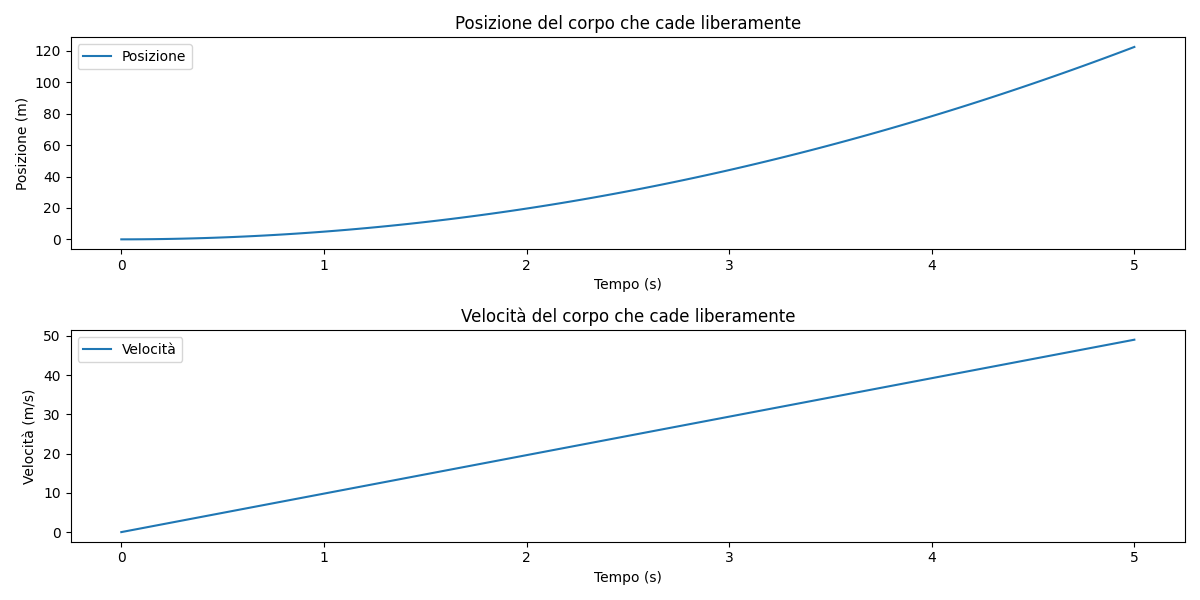

This figure's Python source:
import numpy as np
import matplotlib.pyplot as plt

# Definizione della formula della posizione
def posizione(t, g):
    return 0.5 * g * t**2

# Derivata della posizione rispetto al tempo per ottenere la velocità
def velocita(t, g):
    return g * t

# Parametri
accelerazione_gravitazionale = 9.8  # m/s^2
tempo = np.linspace(0, 5, 100)  # Tempi da 0 a 5 secondi

# Calcolo delle posizioni e velocità
posizioni = posizione(tempo, accelerazione_gravitazionale)
velocita_corrente = velocita(tempo, accelerazione_gravitazionale)

# Plot delle posizioni e della velocità
plt.figure(figsize=(12, 6))

# Plot della posizione
plt.subplot(2, 1, 1)
plt.plot(tempo, posizioni, label='Posizione')
plt.title('Posizione del corpo che cade liberamente')
plt.xlabel('Tempo (s)')
plt.ylabel('Posizione (m)')
plt.legend()

# Plot della velocità
plt.subplot(2, 1, 2)
plt.plot(tempo, velocita_corrente, label='Velocità')
plt.title('Velocità del corpo che cade liberamente')
plt.xlabel('Tempo (s)')
plt.ylabel('Velocità (m/s)')
plt.legend()

plt.tight_layout()
plt.show()
